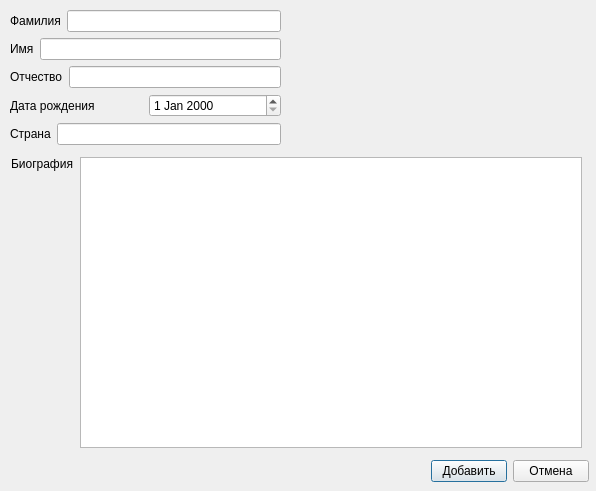
<?xml version="1.0" encoding="UTF-8"?>
<ui version="4.0">
 <class>AddW</class>
 <widget class="QDialog" name="AddW">
  <property name="geometry">
   <rect>
    <x>0</x>
    <y>0</y>
    <width>596</width>
    <height>491</height>
   </rect>
  </property>
  <property name="windowTitle">
   <string>Добавить писателя</string>
  </property>
  <widget class="QWidget" name="layoutWidget">
   <property name="geometry">
    <rect>
     <x>11</x>
     <y>157</y>
     <width>571</width>
     <height>291</height>
    </rect>
   </property>
   <layout class="QHBoxLayout" name="horizontalLayout">
    <item>
     <widget class="QLabel" name="label_6">
      <property name="text">
       <string>Биография</string>
      </property>
      <property name="alignment">
       <set>Qt::AlignLeading|Qt::AlignLeft|Qt::AlignTop</set>
      </property>
     </widget>
    </item>
    <item>
     <widget class="QPlainTextEdit" name="plainTextEdit"/>
    </item>
   </layout>
  </widget>
  <widget class="QWidget" name="layoutWidget">
   <property name="geometry">
    <rect>
     <x>431</x>
     <y>459</y>
     <width>158</width>
     <height>25</height>
    </rect>
   </property>
   <layout class="QHBoxLayout" name="horizontalLayout_7">
    <item>
     <widget class="QPushButton" name="pushButton">
      <property name="text">
       <string>Добавить</string>
      </property>
     </widget>
    </item>
    <item>
     <widget class="QPushButton" name="pushButton_2">
      <property name="text">
       <string>Отмена</string>
      </property>
     </widget>
    </item>
   </layout>
  </widget>
  <widget class="QWidget" name="layoutWidget">
   <property name="geometry">
    <rect>
     <x>10</x>
     <y>10</y>
     <width>271</width>
     <height>136</height>
    </rect>
   </property>
   <layout class="QVBoxLayout" name="verticalLayout">
    <item>
     <layout class="QHBoxLayout" name="horizontalLayout_6">
      <item>
       <widget class="QLabel" name="label">
        <property name="text">
         <string>Фамилия</string>
        </property>
       </widget>
      </item>
      <item>
       <widget class="QLineEdit" name="lineEdit"/>
      </item>
     </layout>
    </item>
    <item>
     <layout class="QHBoxLayout" name="horizontalLayout_5">
      <item>
       <widget class="QLabel" name="label_2">
        <property name="text">
         <string>Имя</string>
        </property>
       </widget>
      </item>
      <item>
       <widget class="QLineEdit" name="lineEdit_2"/>
      </item>
     </layout>
    </item>
    <item>
     <layout class="QHBoxLayout" name="horizontalLayout_4">
      <item>
       <widget class="QLabel" name="label_3">
        <property name="text">
         <string>Отчество</string>
        </property>
       </widget>
      </item>
      <item>
       <widget class="QLineEdit" name="lineEdit_3"/>
      </item>
     </layout>
    </item>
    <item>
     <layout class="QHBoxLayout" name="horizontalLayout_3">
      <item>
       <widget class="QLabel" name="label_4">
        <property name="text">
         <string>Дата рождения</string>
        </property>
       </widget>
      </item>
      <item>
       <widget class="QDateEdit" name="dateEdit"/>
      </item>
     </layout>
    </item>
    <item>
     <layout class="QHBoxLayout" name="horizontalLayout_2">
      <item>
       <widget class="QLabel" name="label_5">
        <property name="text">
         <string>Страна</string>
        </property>
       </widget>
      </item>
      <item>
       <widget class="QLineEdit" name="lineEdit_4"/>
      </item>
     </layout>
    </item>
   </layout>
  </widget>
 </widget>
 <resources/>
 <connections/>
</ui>
